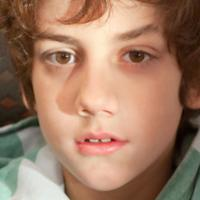
#> input picture data/10_0_0_20170110220654150.jpg.chip.jpg, 200 x 200 px
$ python -i image_processing.py   (imports and definitions only)
#> lines starting #> are read from the running program, lines starting #| are printed output that depends on the picture
#> further down, picture is the input picture: shape (200, 200, 3); mean B, G, R 100.9, 123.5, 160.1
import numpy as np
try:
    import cv2
except ImportError:
    import subprocess
    import sys
    subprocess.check_call([sys.executable, "-m", "pip", "install", "opencv-python-headless"])
    import cv2


def preprocess_image(image, clip_limit=2.0):
    # Convert to YCrCb color space for better contrast enhancement
#> called with clip_limit = 2
    ycrcb = cv2.cvtColor(image, cv2.COLOR_BGR2YCrCb)
#> ycrcb: shape (200, 200, 3); mean of channels 0, 1, 2 131.9, 148.2, 110.5
    y, cr, cb = cv2.split(ycrcb)
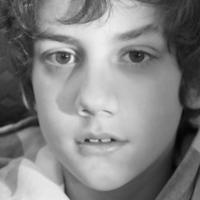
#> y: shape (200, 200); min 3, max 242, mean 131.9
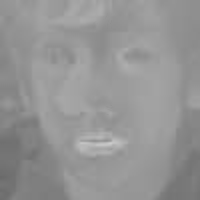
#> cr: shape (200, 200); min 106, max 204, mean 148.2
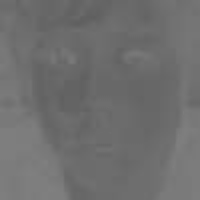
#> cb: shape (200, 200); min 95, max 128, mean 110.5
    y_channel_stretched = cv2.normalize(y, None, 0, 255, cv2.NORM_MINMAX)

    # # Apply CLAHE (Adaptive Histogram Equalization) on the Y (luminance) channel
    clahe = cv2.createCLAHE(clipLimit=clip_limit, tileGridSize=(3, 3))
    y_clahe = clahe.apply(y_channel_stretched)
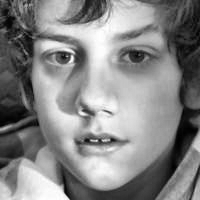
#> y_clahe: shape (200, 200); min 0, max 255, mean 133.3

    # # Merge and convert back to RGB
    image = cv2.merge([y_clahe, cr, cb])
#> image: shape (200, 200, 3); mean of channels 0, 1, 2 133.3, 148.2, 110.5
    image = cv2.cvtColor(image, cv2.COLOR_YCR_CB2RGB)
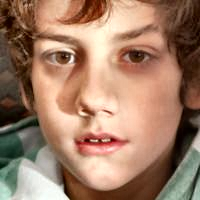
#> image: shape (200, 200, 3); mean R, G, B 160.9, 124.9, 102.5

    # Apply Gaussian blur
    blurred = cv2.GaussianBlur(image, (3, 3), 0)

    # Aplly sharpening
    sharpen_kernel = np.array([
        [0, -1, 0],
        [-1, 5, -1],
        [0, -1, 0]
    ])
    sharpened = cv2.filter2D(blurred, -1, sharpen_kernel)

    return sharpened


def resize_image(image, dsize=(200, 200)):
    resized_image = cv2.resize(image, dsize=dsize, interpolation=cv2.INTER_LANCZOS4)
    return resized_image

>>> import cv2
>>> picture = cv2.imread('data/10_0_0_20170110220654150.jpg.chip.jpg')
>>> result = preprocess_image(picture)

$ run again, on data/24_1_3_20170104231344873.jpg.chip.jpg
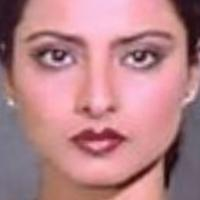
#> input picture data/24_1_3_20170104231344873.jpg.chip.jpg, 200 x 200 px
#> picture is the input picture: shape (200, 200, 3); mean B, G, R 136.7, 131.4, 183.5
#> ycrcb: shape (200, 200, 3); mean of channels 0, 1, 2 147.6, 153.6, 121.8
#> in preprocess_image, `y_clahe = clahe.apply(y_channel_stretched)`:
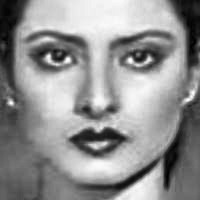
#> y_clahe: shape (200, 200); min 0, max 255, mean 145.1
#> in preprocess_image, `image = cv2.cvtColor(image, cv2.COLOR_YCR_CB2RGB)`:
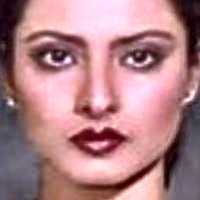
#> image: shape (200, 200, 3); mean R, G, B 176.9, 128.9, 134.1

$ run again, on data/30_0_4_20170116221659118.jpg.chip.jpg
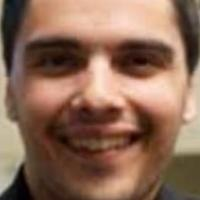
#> input picture data/30_0_4_20170116221659118.jpg.chip.jpg, 200 x 200 px
#> picture is the input picture: shape (200, 200, 3); mean B, G, R 86.6, 106, 140.5
#> ycrcb: shape (200, 200, 3); mean of channels 0, 1, 2 114.1, 146.8, 112.5
#> in preprocess_image, `y_clahe = clahe.apply(y_channel_stretched)`:
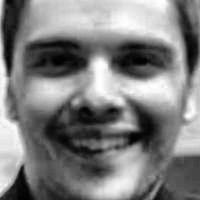
#> y_clahe: shape (200, 200); min 1, max 255, mean 126.6
#> in preprocess_image, `image = cv2.cvtColor(image, cv2.COLOR_YCR_CB2RGB)`:
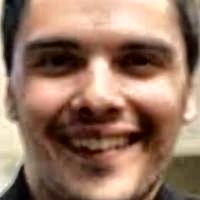
#> image: shape (200, 200, 3); mean R, G, B 152, 118.5, 99.3

$ run again, on data/30_0_4_20170117125946865.jpg.chip.jpg
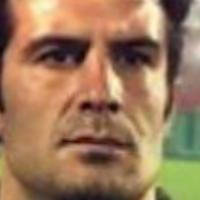
#> input picture data/30_0_4_20170117125946865.jpg.chip.jpg, 200 x 200 px
#> picture is the input picture: shape (200, 200, 3); mean B, G, R 91.6, 121.9, 156.3
#> ycrcb: shape (200, 200, 3); mean of channels 0, 1, 2 128.7, 147.7, 107
#> in preprocess_image, `y_clahe = clahe.apply(y_channel_stretched)`:
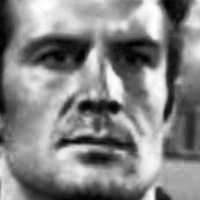
#> y_clahe: shape (200, 200); min 0, max 255, mean 132.8
#> in preprocess_image, `image = cv2.cvtColor(image, cv2.COLOR_YCR_CB2RGB)`:
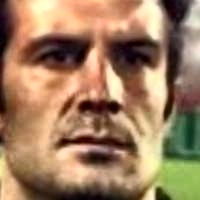
#> image: shape (200, 200, 3); mean R, G, B 159.4, 126, 95.8
